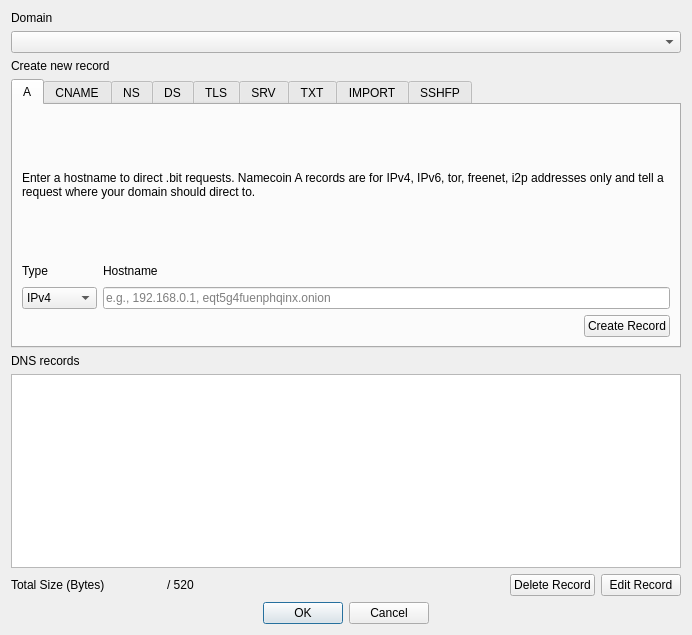
<?xml version="1.0" encoding="UTF-8"?>
<ui version="4.0">
 <class>DNSDialog</class>
 <widget class="QDialog" name="DNSDialog">
  <property name="geometry">
   <rect>
    <x>0</x>
    <y>0</y>
    <width>692</width>
    <height>635</height>
   </rect>
  </property>
  <property name="windowTitle">
   <string>DNS Builder</string>
  </property>
  <property name="modal">
   <bool>true</bool>
  </property>
  <layout class="QVBoxLayout" name="verticalLayout">
   <item>
    <layout class="QVBoxLayout" name="verticalLayout_15">
     <item>
      <widget class="QLabel" name="labelDomain">
       <property name="text">
        <string>Domain</string>
       </property>
      </widget>
     </item>
     <item>
      <widget class="QComboBox" name="comboDomain"/>
     </item>
    </layout>
   </item>
   <item>
    <widget class="QLabel" name="labelCreateRecord">
     <property name="text">
      <string>Create new record</string>
     </property>
     <property name="textFormat">
      <enum>Qt::PlainText</enum>
     </property>
    </widget>
   </item>
   <item>
    <widget class="QTabWidget" name="tabRecords">
     <property name="maximumSize">
      <size>
       <width>16777215</width>
       <height>269</height>
      </size>
     </property>
     <property name="currentIndex">
      <number>0</number>
     </property>
     <widget class="QWidget" name="tabA">
      <attribute name="title">
       <string>A</string>
      </attribute>
      <layout class="QVBoxLayout" name="verticalLayout_Main">
       <item>
        <widget class="QLabel" name="labelADesc">
         <property name="maximumSize">
          <size>
           <width>16777215</width>
           <height>16777215</height>
          </size>
         </property>
         <property name="text">
          <string>Enter a hostname to direct .bit requests. Namecoin A records are for IPv4, IPv6, tor, freenet, i2p addresses only and tell a request where your domain should direct to.</string>
         </property>
         <property name="wordWrap">
          <bool>true</bool>
         </property>
        </widget>
       </item>
       <item>
        <layout class="QHBoxLayout" name="horizontalLayout_2">
         <item>
          <layout class="QVBoxLayout" name="verticalLayout_3">
           <item>
            <widget class="QLabel" name="labelHostType">
             <property name="maximumSize">
              <size>
               <width>16777215</width>
               <height>20</height>
              </size>
             </property>
             <property name="text">
              <string>Type</string>
             </property>
            </widget>
           </item>
           <item>
            <widget class="QComboBox" name="comboHostType">
             <item>
              <property name="text">
               <string>IPv4</string>
              </property>
             </item>
             <item>
              <property name="text">
               <string>IPv6</string>
              </property>
             </item>
             <item>
              <property name="text">
               <string>Tor</string>
              </property>
             </item>
             <item>
              <property name="text">
               <string>Freenet</string>
              </property>
             </item>
             <item>
              <property name="text">
               <string>I2P</string>
              </property>
             </item>
             <item>
              <property name="text">
               <string>ZeroNet</string>
              </property>
             </item>
            </widget>
           </item>
          </layout>
         </item>
         <item>
          <layout class="QVBoxLayout" name="verticalLayout_8">
           <item>
            <widget class="QLabel" name="labelAHostname">
             <property name="maximumSize">
              <size>
               <width>16777215</width>
               <height>20</height>
              </size>
             </property>
             <property name="text">
              <string>Hostname</string>
             </property>
            </widget>
           </item>
           <item>
            <widget class="QValidatedLineEdit" name="editAHostname">
             <property name="text">
              <string/>
             </property>
             <property name="placeholderText">
              <string>e.g., 192.168.0.1, eqt5g4fuenphqinx.onion</string>
             </property>
            </widget>
           </item>
          </layout>
         </item>
        </layout>
       </item>
       <item>
        <layout class="QHBoxLayout" name="horizontalLayout_3">
         <item>
          <spacer name="horizontalSpacer">
           <property name="orientation">
            <enum>Qt::Horizontal</enum>
           </property>
           <property name="sizeHint" stdset="0">
            <size>
             <width>40</width>
             <height>20</height>
            </size>
           </property>
          </spacer>
         </item>
         <item>
          <widget class="QPushButton" name="btnACreate">
           <property name="text">
            <string>Create Record</string>
           </property>
          </widget>
         </item>
        </layout>
       </item>
      </layout>
     </widget>
     <widget class="QWidget" name="tabCNAME">
      <attribute name="title">
       <string>CNAME</string>
      </attribute>
      <layout class="QVBoxLayout" name="verticalLayout_Network">
       <item>
        <widget class="QLabel" name="labelCNAMEDesc">
         <property name="text">
          <string>CNAME records act as an alias by mapping a hostname to another hostname. Absolute domain names end with a dot (.).</string>
         </property>
         <property name="wordWrap">
          <bool>true</bool>
         </property>
        </widget>
       </item>
       <item>
        <layout class="QHBoxLayout" name="horizontalLayout_6">
         <item>
          <layout class="QVBoxLayout" name="verticalLayout_12">
           <item>
            <widget class="QLabel" name="labelCNAMEAlias">
             <property name="maximumSize">
              <size>
               <width>16777215</width>
               <height>20</height>
              </size>
             </property>
             <property name="text">
              <string>Alias of</string>
             </property>
            </widget>
           </item>
           <item>
            <widget class="QValidatedLineEdit" name="editCNAMEAlias">
             <property name="text">
              <string/>
             </property>
             <property name="placeholderText">
              <string>e.g., namecoin.bit.</string>
             </property>
            </widget>
           </item>
          </layout>
         </item>
        </layout>
       </item>
       <item>
        <layout class="QHBoxLayout" name="horizontalLayout_7">
         <item>
          <spacer name="horizontalSpacer_3">
           <property name="orientation">
            <enum>Qt::Horizontal</enum>
           </property>
           <property name="sizeHint" stdset="0">
            <size>
             <width>40</width>
             <height>20</height>
            </size>
           </property>
          </spacer>
         </item>
         <item>
          <widget class="QPushButton" name="btnCNAMECreate">
           <property name="text">
            <string>Create Record</string>
           </property>
          </widget>
         </item>
        </layout>
       </item>
      </layout>
     </widget>
     <!--
     <widget class="QWidget" name="tabSOARP">
      <attribute name="title">
       <string>SOA/RP</string>
      </attribute>
      <layout class="QVBoxLayout" name="verticalLayout_Window">
       <item>
        <widget class="QLabel" name="labelSOARPDesc">
         <property name="text">
          <string>Domain holder e-mail address and/or information. (This is recommended at the domain level and will be inserted into the SOA record of DNS bridges.)</string>
         </property>
         <property name="wordWrap">
          <bool>true</bool>
         </property>
        </widget>
       </item>
       <item>
        <layout class="QVBoxLayout" name="verticalLayout_19">
         <item>
          <widget class="QLabel" name="labelSOARPEmail">
           <property name="text">
            <string>Email</string>
           </property>
          </widget>
         </item>
         <item>
          <widget class="QValidatedLineEdit" name="editSOARPEmail">
           <property name="placeholderText">
            <string>e.g., email@host.domain</string>
           </property>
          </widget>
         </item>
         <item>
          <widget class="QLabel" name="labelSOARPInfo">
           <property name="text">
            <string>Info</string>
           </property>
          </widget>
         </item>
         <item>
          <widget class="QLineEdit" name="editSOARPInfo">
           <property name="placeholderText">
            <string>e.g., Example Name</string>
           </property>
          </widget>
         </item>
        </layout>
       </item>
       <item>
        <layout class="QHBoxLayout" name="horizontalLayout_4">
         <item>
          <spacer name="horizontalSpacer_2">
           <property name="orientation">
            <enum>Qt::Horizontal</enum>
           </property>
           <property name="sizeHint" stdset="0">
            <size>
             <width>40</width>
             <height>20</height>
            </size>
           </property>
          </spacer>
         </item>
         <item>
          <widget class="QPushButton" name="btnSOARPCreate">
           <property name="text">
            <string>Create Record</string>
           </property>
          </widget>
         </item>
        </layout>
       </item>
      </layout>
     </widget>
     <widget class="QWidget" name="tabDNAME">
      <attribute name="title">
       <string>DNAME</string>
      </attribute>
      <layout class="QVBoxLayout" name="verticalLayout_Display">
       <item>
        <widget class="QLabel" name="labelDNAMEDesc">
         <property name="text">
          <string>Specifies that all subdomains of this name are translated to the given string before lookup. As with CNAME, absolute domain names end with a dot (.).</string>
         </property>
         <property name="wordWrap">
          <bool>true</bool>
         </property>
        </widget>
       </item>
       <item>
        <widget class="QValidatedLineEdit" name="editDNAMEHost">
         <property name="placeholderText">
          <string>e.g., otherhost.bit.</string>
         </property>
        </widget>
       </item>
       <item>
        <layout class="QHBoxLayout" name="horizontalLayout_1_Display">
         <item>
          <spacer name="horizontalSpacer_4">
           <property name="orientation">
            <enum>Qt::Horizontal</enum>
           </property>
           <property name="sizeHint" stdset="0">
            <size>
             <width>40</width>
             <height>20</height>
            </size>
           </property>
          </spacer>
         </item>
         <item>
          <widget class="QPushButton" name="btnDNAMECreate">
           <property name="text">
            <string>Create Record</string>
           </property>
          </widget>
         </item>
        </layout>
       </item>
      </layout>
     </widget>
     -->
     <widget class="QWidget" name="tabNS">
      <property name="autoFillBackground">
       <bool>false</bool>
      </property>
      <attribute name="title">
       <string>NS</string>
      </attribute>
      <layout class="QVBoxLayout" name="verticalLayout_2" stretch="0,0,0">
       <item>
        <widget class="QLabel" name="labelNSDesc">
         <property name="text">
          <string>Master nameserver of the configured domain. Note that this delegates all IP related responsibility of this domain and its sub-domains to the master server, effectively bypassing other settings (e.g. A records). Absolute domains must end in a dot (.). IP addresses are not allowed.</string>
         </property>
         <property name="wordWrap">
          <bool>true</bool>
         </property>
        </widget>
       </item>
       <item>
        <widget class="QValidatedLineEdit" name="editNSHosts">
         <property name="placeholderText">
          <string>e.g., ns1.myserver.net.</string>
         </property>
        </widget>
       </item>
       <item>
        <layout class="QHBoxLayout" name="horizontalLayout_5">
         <item>
          <spacer name="horizontalSpacer_5">
           <property name="orientation">
            <enum>Qt::Horizontal</enum>
           </property>
           <property name="sizeHint" stdset="0">
            <size>
             <width>40</width>
             <height>20</height>
            </size>
           </property>
          </spacer>
         </item>
         <item>
          <widget class="QPushButton" name="btnNSCreate">
           <property name="text">
            <string>Create Record</string>
           </property>
          </widget>
         </item>
        </layout>
       </item>
      </layout>
     </widget>
     <widget class="QWidget" name="tabDS">
      <attribute name="title">
       <string>DS</string>
      </attribute>
      <layout class="QVBoxLayout" name="verticalLayout_5">
       <item>
        <widget class="QLabel" name="labelDSDesc">
         <property name="text">
          <string>DNSSEC fingerprints for securing the domain when used with DNS via ns. Format roughly mirrors RFC3658. </string>
         </property>
         <property name="wordWrap">
          <bool>true</bool>
         </property>
        </widget>
       </item>
       <item>
        <layout class="QHBoxLayout" name="horizontalLayout_8">
         <item>
          <layout class="QVBoxLayout" name="verticalLayout_6">
           <item>
            <widget class="QLabel" name="labelDSKeyTag">
             <property name="maximumSize">
              <size>
               <width>16777215</width>
               <height>20</height>
              </size>
             </property>
             <property name="text">
              <string>Keytag</string>
             </property>
            </widget>
           </item>
           <item>
            <widget class="QValidatedLineEdit" name="editDSKeyTag">
             <property name="placeholderText">
              <string>e.g., 31381</string>
             </property>
            </widget>
           </item>
          </layout>
         </item>
         <item>
          <layout class="QVBoxLayout" name="verticalLayout_7">
           <item>
            <widget class="QLabel" name="labelDSAlgorithm">
             <property name="maximumSize">
              <size>
               <width>75</width>
               <height>20</height>
              </size>
             </property>
             <property name="text">
              <string>Algorithm</string>
             </property>
            </widget>
           </item>
           <item>
            <widget class="QValidatedLineEdit" name="editDSAlgorithm">
             <property name="maximumSize">
              <size>
               <width>75</width>
               <height>16777215</height>
              </size>
             </property>
             <property name="placeholderText">
              <string>e.g., 8</string>
             </property>
            </widget>
           </item>
          </layout>
         </item>
         <item>
          <layout class="QVBoxLayout" name="verticalLayout_10">
           <item>
            <widget class="QLabel" name="labelDSHashType">
             <property name="maximumSize">
              <size>
               <width>75</width>
               <height>20</height>
              </size>
             </property>
             <property name="text">
              <string>HashType</string>
             </property>
            </widget>
           </item>
           <item>
            <widget class="QValidatedLineEdit" name="editDSHashType">
             <property name="maximumSize">
              <size>
               <width>75</width>
               <height>16777215</height>
              </size>
             </property>
             <property name="placeholderText">
              <string>e.g., 1</string>
             </property>
            </widget>
           </item>
          </layout>
         </item>
         <item>
          <layout class="QVBoxLayout" name="verticalLayout_14">
           <item>
            <widget class="QLabel" name="labelDSHash">
             <property name="maximumSize">
              <size>
               <width>16777215</width>
               <height>20</height>
              </size>
             </property>
             <property name="text">
              <string>Hash (Base64)</string>
             </property>
            </widget>
           </item>
           <item>
            <widget class="QValidatedLineEdit" name="editDSHash">
             <property name="placeholderText">
              <string>e.g., pA1W...ceTI=</string>
             </property>
            </widget>
           </item>
          </layout>
         </item>
        </layout>
       </item>
       <item>
        <layout class="QHBoxLayout" name="horizontalLayout_9">
         <item>
          <spacer name="horizontalSpacer_6">
           <property name="orientation">
            <enum>Qt::Horizontal</enum>
           </property>
           <property name="sizeHint" stdset="0">
            <size>
             <width>40</width>
             <height>20</height>
            </size>
           </property>
          </spacer>
         </item>
         <item>
          <widget class="QPushButton" name="btnDSCreate">
           <property name="text">
            <string>Create Record</string>
           </property>
          </widget>
         </item>
        </layout>
       </item>
      </layout>
     </widget>
     <widget class="QWidget" name="tabTLS">
      <attribute name="title">
       <string>TLS</string>
      </attribute>
      <layout class="QVBoxLayout" name="verticalLayout_9">
       <item>
        <widget class="QLabel" name="labelTLSDesc">
         <property name="text">
          <string>A TLS record authenticates TLS servers without a public certificate authority.  For compatibility with ncp11 (e.g. Tor Browser), leave all settings other than Certificate Association Data at their default.</string>
         </property>
         <property name="wordWrap">
          <bool>true</bool>
         </property>
        </widget>
       </item>
       <item>
        <layout class="QHBoxLayout" name="horizontalLayout_15">
         <item>
          <layout class="QVBoxLayout" name="verticalLayout_25">
           <item>
            <widget class="QLabel" name="labelTLSProto">
             <property name="maximumSize">
              <size>
               <width>16777215</width>
               <height>20</height>
              </size>
             </property>
             <property name="text">
              <string>Proto</string>
             </property>
            </widget>
           </item>
           <item>
            <widget class="QLineEdit" name="editTLSProto">
             <property name="placeholderText">
              <string>e.g., tcp</string>
             </property>
             <property name="text">
              <string>tcp</string>
             </property>
            </widget>
           </item>
          </layout>
         </item>
         <item>
          <layout class="QVBoxLayout" name="verticalLayout_18">
           <item>
            <widget class="QLabel" name="labelTLSPort">
             <property name="maximumSize">
              <size>
               <width>16777215</width>
               <height>20</height>
              </size>
             </property>
             <property name="text">
              <string>Port</string>
             </property>
            </widget>
           </item>
           <item>
            <widget class="QLineEdit" name="editTLSPort">
             <property name="placeholderText">
              <string>e.g., 443</string>
             </property>
             <property name="text">
              <string>443</string>
             </property>
            </widget>
           </item>
          </layout>
         </item>
         <item>
          <layout class="QVBoxLayout" name="verticalLayout_13">
           <item>
            <widget class="QLabel" name="labelTLSCertUsage">
             <property name="maximumSize">
              <size>
               <width>16777215</width>
               <height>20</height>
              </size>
             </property>
             <property name="text">
              <string>Cert. Usage</string>
             </property>
            </widget>
           </item>
           <item>
            <widget class="QValidatedLineEdit" name="editTLSCertUsage">
             <property name="placeholderText">
              <string>e.g., 2</string>
             </property>
             <property name="text">
              <string>2</string>
             </property>
            </widget>
           </item>
          </layout>
         </item>
         <item>
          <layout class="QVBoxLayout" name="verticalLayout_16">
           <item>
            <widget class="QLabel" name="labelTLSSelector">
             <property name="maximumSize">
              <size>
               <width>16777215</width>
               <height>20</height>
              </size>
             </property>
             <property name="text">
              <string>Selector</string>
             </property>
            </widget>
           </item>
           <item>
            <widget class="QValidatedLineEdit" name="editTLSSelector">
             <property name="placeholderText">
              <string>e.g., 1</string>
             </property>
             <property name="text">
              <string>1</string>
             </property>
            </widget>
           </item>
          </layout>
         </item>
         <item>
          <layout class="QVBoxLayout" name="verticalLayout_17">
           <item>
            <widget class="QLabel" name="labelTLSMatchingType">
             <property name="maximumSize">
              <size>
               <width>16777215</width>
               <height>20</height>
              </size>
             </property>
             <property name="text">
              <string>Matching Type</string>
             </property>
            </widget>
           </item>
           <item>
            <widget class="QValidatedLineEdit" name="editTLSMatchingType">
             <property name="placeholderText">
              <string>e.g., 0</string>
             </property>
             <property name="text">
              <string>0</string>
             </property>
            </widget>
           </item>
          </layout>
         </item>
        </layout>
       </item>
       <item>
        <widget class="QLabel" name="label_24">
         <property name="text">
          <string>Certificate Association Data (Base64)</string>
         </property>
        </widget>
       </item>
       <item>
        <widget class="QPlainTextEdit" name="editTLSData">
         <property name="placeholderText">
          <string>e.g., MFkwEwYHKoZIzj0CAQYIKoZIzj0DAQcDQgAEURoQKhqi6Sghol6CAPyw/YgO4tK1IrAkWe/QT1VouB9toJSBmR7BxmsIPS+OAaFwaLNhyV5K4cAED8HZTaYwWQ==</string>
         </property>
        </widget>
       </item>
       <item>
        <layout class="QHBoxLayout" name="horizontalLayout_16">
         <item>
          <spacer name="horizontalSpacer_8">
           <property name="orientation">
            <enum>Qt::Horizontal</enum>
           </property>
           <property name="sizeHint" stdset="0">
            <size>
             <width>40</width>
             <height>20</height>
            </size>
           </property>
          </spacer>
         </item>
         <item>
          <widget class="QPushButton" name="btnTLSCreate">
           <property name="text">
            <string>Create Record</string>
           </property>
          </widget>
         </item>
        </layout>
       </item>
      </layout>
     </widget>
     <widget class="QWidget" name="tabSRV">
      <attribute name="title">
       <string>SRV</string>
      </attribute>
      <layout class="QVBoxLayout" name="verticalLayout_20">
       <item>
        <widget class="QLabel" name="labelSRVDesc">
         <property name="text">
          <string>Used to identify hosts that support particular services (e.g., imap, pop, https, etc) as per DNS SRV records. In the host field, absolute domain names end with a dot (.).</string>
         </property>
         <property name="wordWrap">
          <bool>true</bool>
         </property>
        </widget>
       </item>
       <item>
        <layout class="QHBoxLayout" name="horizontalLayout_11">
         <item>
          <layout class="QVBoxLayout" name="verticalLayout_21">
           <item>
            <widget class="QLabel" name="labelSRVPriority">
             <property name="maximumSize">
              <size>
               <width>55</width>
               <height>20</height>
              </size>
             </property>
             <property name="text">
              <string>Priority</string>
             </property>
            </widget>
           </item>
           <item>
            <widget class="QValidatedLineEdit" name="editSRVPriority">
             <property name="maximumSize">
              <size>
               <width>80</width>
               <height>16777215</height>
              </size>
             </property>
             <property name="placeholderText">
              <string>e.g., 10</string>
             </property>
            </widget>
           </item>
          </layout>
         </item>
         <item>
          <layout class="QVBoxLayout" name="verticalLayout_23">
           <item>
            <widget class="QLabel" name="labelSRVWeight">
             <property name="maximumSize">
              <size>
               <width>90</width>
               <height>20</height>
              </size>
             </property>
             <property name="text">
              <string>Weight</string>
             </property>
            </widget>
           </item>
           <item>
            <widget class="QValidatedLineEdit" name="editSRVWeight">
             <property name="maximumSize">
              <size>
               <width>90</width>
               <height>16777215</height>
              </size>
             </property>
             <property name="placeholderText">
              <string>e.g., 100</string>
             </property>
            </widget>
           </item>
          </layout>
         </item>
         <item>
          <layout class="QVBoxLayout" name="verticalLayout_24">
           <item>
            <widget class="QLabel" name="labelSRVPort">
             <property name="maximumSize">
              <size>
               <width>55</width>
               <height>20</height>
              </size>
             </property>
             <property name="text">
              <string>Port</string>
             </property>
            </widget>
           </item>
           <item>
            <widget class="QValidatedLineEdit" name="editSRVPort">
             <property name="maximumSize">
              <size>
               <width>75</width>
               <height>16777215</height>
              </size>
             </property>
             <property name="placeholderText">
              <string>e.g., 443</string>
             </property>
            </widget>
           </item>
          </layout>
         </item>
         <item>
          <layout class="QVBoxLayout" name="verticalLayout_26">
           <item>
            <widget class="QLabel" name="labelSRVHost">
             <property name="maximumSize">
              <size>
               <width>16777215</width>
               <height>20</height>
              </size>
             </property>
             <property name="text">
              <string>Host</string>
             </property>
            </widget>
           </item>
           <item>
            <widget class="QValidatedLineEdit" name="editSRVHost">
             <property name="placeholderText">
              <string>e.g., namecoin.bit.</string>
             </property>
            </widget>
           </item>
          </layout>
         </item>
        </layout>
       </item>
       <item>
        <layout class="QHBoxLayout" name="horizontalLayout_17">
         <item>
          <spacer name="horizontalSpacer_9">
           <property name="orientation">
            <enum>Qt::Horizontal</enum>
           </property>
           <property name="sizeHint" stdset="0">
            <size>
             <width>40</width>
             <height>20</height>
            </size>
           </property>
          </spacer>
         </item>
         <item>
          <widget class="QPushButton" name="btnSRVCreate">
           <property name="text">
            <string>Create Record</string>
           </property>
          </widget>
         </item>
        </layout>
       </item>
      </layout>
     </widget>
     <widget class="QWidget" name="tabTXT">
      <attribute name="title">
       <string>TXT</string>
      </attribute>
      <layout class="QVBoxLayout" name="verticalLayout_22">
       <item>
        <widget class="QLabel" name="labelTXTDesc">
         <property name="text">
          <string>TXT records are used to associate a string of text with a hostname. These are primarily used for verification.

</string>
         </property>
         <property name="wordWrap">
          <bool>true</bool>
         </property>
        </widget>
       </item>
       <item>
        <widget class="QLineEdit" name="editTXTData">
         <property name="placeholderText">
          <string>Paste text string here</string>
         </property>
        </widget>
       </item>
       <item>
        <layout class="QHBoxLayout" name="horizontalLayout_12">
         <item>
          <spacer name="horizontalSpacer_10">
           <property name="orientation">
            <enum>Qt::Horizontal</enum>
           </property>
           <property name="sizeHint" stdset="0">
            <size>
             <width>40</width>
             <height>20</height>
            </size>
           </property>
          </spacer>
         </item>
         <item>
          <widget class="QPushButton" name="btnTXTCreate">
           <property name="text">
            <string>Create Record</string>
           </property>
          </widget>
         </item>
        </layout>
       </item>
      </layout>
     </widget>
     <widget class="QWidget" name="tabIMPORT">
      <attribute name="title">
       <string>IMPORT</string>
      </attribute>
      <layout class="QVBoxLayout" name="verticalLayout_27">
       <item>
        <widget class="QLabel" name="labelIMPORTDesc">
         <property name="text">
          <string>Imports specified entries from Namecoin names and merges with the current one. Optionally, import entries and associate them with a designated subdomain.</string>
         </property>
         <property name="wordWrap">
          <bool>true</bool>
         </property>
        </widget>
       </item>
       <item>
        <layout class="QHBoxLayout" name="horizontalLayout_18">
         <item>
          <layout class="QVBoxLayout" name="verticalLayout_28">
           <item>
            <widget class="QLabel" name="labelIMPORTName">
             <property name="maximumSize">
              <size>
               <width>16777215</width>
               <height>20</height>
              </size>
             </property>
             <property name="text">
              <string>Namecoin Name</string>
             </property>
            </widget>
           </item>
           <item>
            <widget class="QValidatedLineEdit" name="editIMPORTName">
             <property name="placeholderText">
              <string>e.g., d/othername</string>
             </property>
            </widget>
           </item>
          </layout>
         </item>
         <item>
          <layout class="QVBoxLayout" name="verticalLayout_29">
           <item>
            <widget class="QLabel" name="labelIMPORTSubdomain">
             <property name="maximumSize">
              <size>
               <width>16777215</width>
               <height>20</height>
              </size>
             </property>
             <property name="text">
              <string>Subdomain (optional)</string>
             </property>
            </widget>
           </item>
           <item>
            <widget class="QValidatedLineEdit" name="editIMPORTSubdomain">
             <property name="placeholderText">
              <string>e.g., www</string>
             </property>
            </widget>
           </item>
          </layout>
         </item>
        </layout>
       </item>
       <item>
        <layout class="QHBoxLayout" name="horizontalLayout_13">
         <item>
          <spacer name="horizontalSpacer_11">
           <property name="orientation">
            <enum>Qt::Horizontal</enum>
           </property>
           <property name="sizeHint" stdset="0">
            <size>
             <width>40</width>
             <height>20</height>
            </size>
           </property>
          </spacer>
         </item>
         <item>
          <widget class="QPushButton" name="btnIMPORTCreate">
           <property name="text">
            <string>Create Record</string>
           </property>
          </widget>
         </item>
        </layout>
       </item>
      </layout>
     </widget>
     <widget class="QWidget" name="tabSSHFP">
      <attribute name="title">
       <string>SSHFP</string>
      </attribute>
      <layout class="QVBoxLayout" name="verticalLayout_30">
       <item>
        <widget class="QLabel" name="labelSSHFPDesc">
         <property name="text">
          <string>SSHFP records are used to identify an SSH fingerprint associated with a domain.</string>
         </property>
        </widget>
       </item>
       <item>
        <layout class="QHBoxLayout" name="horizontalLayout_19">
         <item>
          <layout class="QVBoxLayout" name="verticalLayout_31">
           <item>
            <widget class="QLabel" name="labelSSHFPAlgorithm">
             <property name="maximumSize">
              <size>
               <width>80</width>
               <height>20</height>
              </size>
             </property>
             <property name="text">
              <string>Algorithm</string>
             </property>
            </widget>
           </item>
           <item>
            <widget class="QValidatedLineEdit" name="editSSHFPAlgorithm">
             <property name="maximumSize">
              <size>
               <width>80</width>
               <height>16777215</height>
              </size>
             </property>
             <property name="placeholderText">
              <string>e.g., 2</string>
             </property>
            </widget>
           </item>
          </layout>
         </item>
         <item>
          <layout class="QVBoxLayout" name="verticalLayout_33">
           <item>
            <widget class="QLabel" name="labelSSHFPFingerprintType">
             <property name="maximumSize">
              <size>
               <width>120</width>
               <height>20</height>
              </size>
             </property>
             <property name="text">
              <string>Fingerprint Type</string>
             </property>
            </widget>
           </item>
           <item>
            <widget class="QValidatedLineEdit" name="editSSHFPFingerprintType">
             <property name="maximumSize">
              <size>
               <width>120</width>
               <height>16777215</height>
              </size>
             </property>
             <property name="placeholderText">
              <string>e.g., 1</string>
             </property>
            </widget>
           </item>
          </layout>
         </item>
         <item>
          <layout class="QVBoxLayout" name="verticalLayout_34">
           <item>
            <widget class="QLabel" name="labelSSHFPFingerprint">
             <property name="maximumSize">
              <size>
               <width>16777215</width>
               <height>20</height>
              </size>
             </property>
             <property name="text">
              <string>Fingerprint (Base64)</string>
             </property>
            </widget>
           </item>
           <item>
            <widget class="QValidatedLineEdit" name="editSSHFPFingerprint">
             <property name="placeholderText">
              <string>e.g., EjRWeJq83vZ4kBI0VniavN72eJA=</string>
             </property>
            </widget>
           </item>
          </layout>
         </item>
        </layout>
       </item>
       <item>
        <layout class="QHBoxLayout" name="horizontalLayout_14">
         <item>
          <spacer name="horizontalSpacer_12">
           <property name="orientation">
            <enum>Qt::Horizontal</enum>
           </property>
           <property name="sizeHint" stdset="0">
            <size>
             <width>40</width>
             <height>20</height>
            </size>
           </property>
          </spacer>
         </item>
         <item>
          <widget class="QPushButton" name="btnSSHFPCreate">
           <property name="text">
            <string>Create Record</string>
           </property>
          </widget>
         </item>
        </layout>
       </item>
      </layout>
     </widget>
    </widget>
   </item>
   <item>
    <layout class="QVBoxLayout" name="layoutDNSRecords">
     <item>
      <widget class="QLabel" name="labelDNSRecords">
       <property name="text">
        <string>DNS records</string>
       </property>
      </widget>
     </item>
     <item>
      <widget class="QTableView" name="listDNSRecords">
       <property name="minimumSize">
        <size>
         <width>0</width>
         <height>150</height>
        </size>
       </property>
      </widget>
     </item>
     <item>
      <layout class="QHBoxLayout" name="horizontalLayout_10">
       <item>
        <widget class="QLabel" name="totalSize">
         <property name="text">
          <string>Total Size (Bytes)</string>
         </property>
        </widget>
       </item>
       <item>
        <widget class="QLabel" name="labelBytes">
         <property name="minimumSize">
          <size>
           <width>50</width>
           <height>0</height>
          </size>
         </property>
         <property name="text">
          <string/>
         </property>
        </widget>
       </item>
       <item>
        <widget class="QLabel" name="labelOfTotal">
         <property name="text">
          <string>/ 520</string>
         </property>
        </widget>
       </item>
       <item>
        <spacer name="horizontalSpacer_7">
         <property name="orientation">
          <enum>Qt::Horizontal</enum>
         </property>
         <property name="sizeHint" stdset="0">
          <size>
           <width>40</width>
           <height>20</height>
          </size>
         </property>
        </spacer>
       </item>
       <item>
        <widget class="QPushButton" name="btnDeleteRecord">
         <property name="text">
          <string>Delete Record</string>
         </property>
        </widget>
       </item>
       <item>
        <widget class="QPushButton" name="btnEditRecord">
         <property name="text">
          <string>Edit Record</string>
         </property>
        </widget>
       </item>
      </layout>
     </item>
    </layout>
   </item>
   <item>
    <widget class="QDialogButtonBox" name="buttonBox">
     <property name="centerButtons">
      <bool>true</bool>
     </property>
     <property name="standardButtons">
      <set>QDialogButtonBox::Cancel|QDialogButtonBox::Ok</set>
     </property>
    </widget>
   </item>
  </layout>
 </widget>
 <customwidgets>
  <customwidget>
   <class>QValidatedLineEdit</class>
   <extends>QLineEdit</extends>
   <header>qvalidatedlineedit.h</header>
  </customwidget>
 </customwidgets>
 <resources/>
 <connections>
  <connection>
   <sender>buttonBox</sender>
   <signal>accepted()</signal>
   <receiver>DNSDialog</receiver>
   <slot>accept()</slot>
   <hints>
    <hint type="sourcelabel">
     <x>20</x>
     <y>20</y>
    </hint>
    <hint type="destinationlabel">
     <x>20</x>
     <y>20</y>
    </hint>
   </hints>
  </connection>
  <connection>
   <sender>buttonBox</sender>
   <signal>rejected()</signal>
   <receiver>DNSDialog</receiver>
   <slot>reject()</slot>
   <hints>
    <hint type="sourcelabel">
     <x>20</x>
     <y>20</y>
    </hint>
    <hint type="destinationlabel">
     <x>20</x>
     <y>20</y>
    </hint>
   </hints>
  </connection>
 </connections>
</ui>
